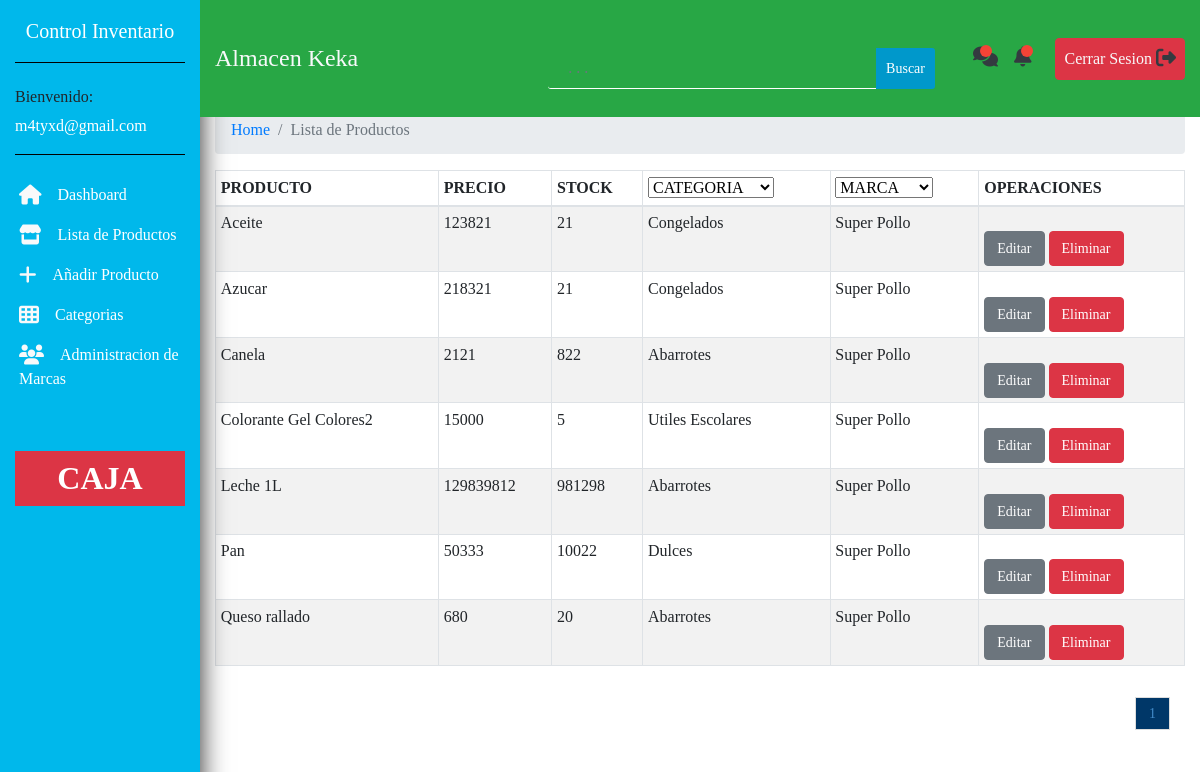
Page /mostrar_productos.php (signed in) on the committed database.
### tables this page shows
CREATE TABLE IF NOT EXISTS `productos` (
  `id_producto` int(250) NOT NULL AUTO_INCREMENT,
  `nombre` varchar(500) NOT NULL,
  `precio` int(250) NOT NULL,
  `stock` int(250) NOT NULL,
  `cod_categoria` int(250) NOT NULL,
  `cod_marca` int(10) NOT NULL,
  PRIMARY KEY (`id_producto`),
  KEY `cod_categoria` (`cod_categoria`),
  KEY `cod_marca` (`cod_marca`) USING BTREE,
  CONSTRAINT `FK_productos_marcas` FOREIGN KEY (`cod_marca`) REFERENCES `marcas` (`id_marca`),
  CONSTRAINT `productos_ibfk_1` FOREIGN KEY (`cod_categoria`) REFERENCES `categorias` (`id_categoria`)
);

CREATE TABLE IF NOT EXISTS `categorias` (
  `id_categoria` int(250) NOT NULL AUTO_INCREMENT,
  `nombre_categoria` varchar(500) NOT NULL,
  PRIMARY KEY (`id_categoria`)
);

CREATE TABLE IF NOT EXISTS `marcas` (
  `id_marca` int(15) NOT NULL AUTO_INCREMENT,
  `nombre_marca` varchar(50) NOT NULL,
  PRIMARY KEY (`id_marca`)
);

### mostrar_productos.php (the view, shortened to what this page needs)
<?php
include("conexion.php");
include("includes/header.php");
?>
<section>
        <div class="container-fluid">
            <div class="row">
                <div class="col-xl-10 col-lg-9 col-md-8 mt-5 ml-auto">
                <nav aria-label="breadcrumb">
                        <ol class="breadcrumb">
                        <li class="breadcrumb-item"><a href="#">Home</a></li>
                        <li class="breadcrumb-item active" aria-current="page">Lista de Productos</li>
                        </ol>
                    </nav>
                <table class="table table-striped table-hover table-bordered table-sm bg-white">
        <thead>
          <tr>
            <td><b>PRODUCTO</b></td>
            <td><b>PRECIO</b></td>
            <td><b>STOCK</b></td>
	<td>
      <select name="categorias" id="search_categorias" class="select_location">
      <option selected><b>CATEGORIA</b></option>
      </select>
  </td>
  <td>
      <select name="marcas" id="search_marcas" class="select_location">
      <option selected><b>MARCA</b></option>
      </select>
  </td>
            <td><b>OPERACIONES</b></td>
          </tr>
        </thead>
        <?php
          $sql_totales = $link->query("SELECT COUNT(*) as total_registro FROM productos");
          $result_registros = mysqli_fetch_array($sql_totales);
          $total_registro = $result_registros['total_registro'];
          $por_pagina = 10;
          if(empty($_GET['pagina']))
          {
            $pagina = 1;
          }else{
            $pagina = $_GET['pagina'];
          }
          $desde = ($pagina-1) * $por_pagina;
          $total_paginas = ceil($total_registro / $por_pagina);
$consulta="SELECT * FROM productos ORDER BY nombre ASC LIMIT $desde,$por_pagina";
$resultado = $link->query($consulta);
?>
        <tbody>
        <?php
        while($mostrar=$resultado->fetch_assoc()){
        ?>
          <tr>
            <td><?php echo $mostrar['nombre'] ?></td>
            <td><?php echo $mostrar['precio'] ?></td>
            <td><?php echo $mostrar['stock'] ?></td>
<td>
<?php $cat = $mostrar['cod_categoria'];
$var=mysqli_query($link,"SELECT * from categorias where id_categoria=$cat");
$ext = $var->fetch_array();
echo $ext['nombre_categoria'];
?>
</td>
<td>
<?php $mar = $mostrar['cod_marca'];
$var2=mysqli_query($link,"SELECT * from marcas where id_marca=$mar");
$ext2 = $var2->fetch_array();
echo $ext2['nombre_marca'];
?>
</td>
            <td>
              <a href="editar.php?id_producto='<?php echo $mostrar['id_producto']?>'" class="btn btn-secondary">Editar</a>
              <a href="eliminar.php?id_producto='<?php echo $mostrar['id_producto']?>'" class="btn btn-danger btn-delete">Eliminar</a>
            </td>
          </tr>
        <?php
        }
        ?>
        </tbody>
      </table>
<div class="paginador">
        <ul>
            <?php
            for ($i=1; $i <= $total_paginas ; $i++){
              if($i == $pagina){
                echo '<li><a href="?pagina='.$i.'" class="pageSelected">'.$i.'</a></li>';
              }else{
              echo '<li><a href="?pagina='.$i.'">'.$i.'</a></li>';
              }
            }
          ?>
        </ul>
</div>
                </div>
            </div>
        </div>
    </section>
<?php include("includes/footer.php");
?>

### includes/header.php (shortened to what this page needs)
<!DOCTYPE html>
<html lang="en">
<head>
    <link rel="stylesheet" href="https://stackpath.bootstrapcdn.com/bootstrap/4.3.1/css/bootstrap.min.css">
    <link rel="stylesheet" href="assets/style.css">
</head>
<body>
    <nav class="navbar navbar-expand-md navbar-light bg-light border">
        <a href="#" class="navbar-brand">Almacén KEKA</a>
    <div class="collapse navbar-collapse" id="myNavbar">
        <div class="container-fluid">
            <div class="row">
                <div class="col-xl-2 col-lg-3 col-md-3 sidebar fixed-top">
                    <a href="#" class="navbar-brand text-white d-block mx-auto text-center py-3 mb-4 bottom-border">
                    Control Inventario</a>
                <div class="bottom-border pb-3">
                    <h6>Bienvenido:</h6>
                    <a href="#" class="text-white"><?php echo $_SESSION['email']; ?></a>
                </div>
                <ul class="navbar-nav flex-column mt-4">
                    <li class="nav-item"><a href="dashboard.php" class="nav-link text-white p-1 mb-2 sidebar-link">
                        <i class="fas fa-home text-light fa-lg mr-3"></i>Dashboard</a></li>
                    <li class="nav-item"><a href="mostrar_productos.php" class="nav-link text-white p-1 mb-2 sidebar-link">
                        <i class="fas fa-store text-light fa-lg mr-3"></i>Lista de Productos</a></li>
                    <li class="nav-item"><a href="anadir_producto.php" class="nav-link text-white p-1 mb-2 sidebar-link">
                        <i class="fas fa-plus text-light fa-lg mr-3"></i>Añadir Producto</a></li>
                    <li class="nav-item"><a href="categorias.php" class="nav-link text-white p-1 mb-2 sidebar-link">
                        <i class="fas fa-th text-light fa-lg mr-3"></i>Categorias</a></li>
                    <li class="nav-item"><a href="marcas.php" class="nav-link text-white p-1 mb-2 sidebar-link">
                        <i class="fas fa-users text-light fa-lg mr-3"></i>Administracion de Marcas</a></li>
                    <li class="nav-item"><a href="ventas.php" class="nav-link bg-danger text-white text-center p-2 mt-5 sidebar-link h2">
                        <strong>CAJA</strong></a></li>
                </ul>
                </div>
                <div class="col-xl-10 col-lg-9 col-md-9 ml-auto bg-success fixed-top py-2 top-navbar">
                    <div class="row align-items-center">
                        <div class="col-md-4">
                            <h4 class="text-light mb-0">Almacen Keka</h4>
                        </div>
                        <div class="col-md-5">
                            <form action="buscar_productos.php" method="get" class="form_search">
                                <div class="input-group">
                                <input type="text" class="form-control search-input" name="busqueda" placeholder=". . .">
                                <div class="input-group-append">
                                <input type="submit" class="btn btn-white btn-sm search-button" value="Buscar">
                                </div>
                                </div>
                            </form>
                        </div>
                        <div class="col-md-3">
                            <ul class="navbar-nav">
                                <li class="nav-item icon-parent"><a href="#" class="nav-link icon-bullet"><i class="fas fa-comments text-dark fa-lg"></i></a></li>
                                <li class="nav-item icon-parent"><a href="#" class="nav-link icon-bullet"><i class="fas fa-bell text-dark fa-lg"></i></a></li>
                                <li class="nav-item ml-md-auto"><a href="" class="nav-link text-light bg-danger border border-danger rounded" data-toggle="modal" data-target="#sign-out">Cerrar Sesion <i class="fas fa-sign-out-alt text-dark fa-lg"></i></a></li>
                            </ul>
                        </div>
                    </div>
                </div>
            </div>
        </div>
    </div>
    </nav>

### includes/footer.php (shortened to what this page needs)
</body>
</html>

### assets/style.css (style rules this page uses)
body { font-family: 'Tahoma'!important; background-color: white; }
.btn { font-size: 14px; margin-top:20px; }
form { padding-top: 10px; font-size: 14px; margin-top: 30px; }
input[type="text"], input[type="password"] { outline: none; padding: 20px; display: block; width: 100%; border-radius: 3px; border: 2; height: 40px; border-bottom: 1.5px solid #fff; margin-bottom: 20px; }
input[type="submit"] { padding: 10px; color: #fff; background: #0098cb; width: 100%; margin: 20px auto; margin-top: 0; border: 0; border-radius: 3px; cursor: pointer; }
.sidebar { height: 100vh; background-color: rgb(0, 184, 235); box-shadow: 1px 7px 25px #333; }
.bottom-border { border-bottom: 1px groove #000; }
.sidebar-link { transition: all .4s; }
.search-input { background: transparent; border: none; border-radius: 0; border-bottom: 2px solid #999; transition: all .4s ; }
.search-button { border-radius: 50%; padding: 10px 16px; transition: all .4s; }
.icon-parent { position: relative; }
.paginador ul { padding: 15px; list-style: none; background: #FFF; margin-top: 15px; display: flex; justify-content: flex-end; }
.paginador a { color: #428bca; border: 1px solid #ddd; padding: 5px; display: inline-block; font-size: 14px; text-align: center; width: 35px; }
.pageSelected { color: #FFF; background: #003768; border: 1px solid #428bca; }
.icon-bullet::after { content: ""; position: absolute; top: 7px; left: 15px; height: 12px; width: 12px; background-color: #f44336; border-radius: 50%; }

### rows in the picture
productos: nombre "Aceite", precio "123821", stock "21", cod_categoria.nombre_categoria "Congelados", cod_marca.nombre_marca "Super Pollo"
productos: nombre "Azucar", precio "218321", stock "21", cod_categoria.nombre_categoria "Congelados", cod_marca.nombre_marca "Super Pollo"
productos: nombre "Canela", precio "2121", stock "822", cod_categoria.nombre_categoria "Abarrotes", cod_marca.nombre_marca "Super Pollo"
productos: nombre "Colorante Gel Colores2", precio "15000", stock "5", cod_categoria.nombre_categoria "Utiles Escolares", cod_marca.nombre_marca "Super Pollo"
productos: nombre "Leche 1L", precio "129839812", stock "981298", cod_categoria.nombre_categoria "Abarrotes", cod_marca.nombre_marca "Super Pollo"
productos: nombre "Pan", precio "50333", stock "10022", cod_categoria.nombre_categoria "Dulces", cod_marca.nombre_marca "Super Pollo"
productos: nombre "Queso rallado", precio "680", stock "20", cod_categoria.nombre_categoria "Abarrotes", cod_marca.nombre_marca "Super Pollo"

### other values in the picture
$_SESSION['email'] "m4tyxd@gmail.com"
